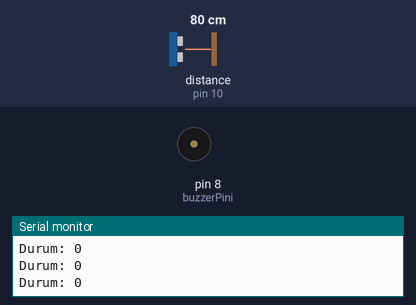
The sketch below on a simulated Arduino Uno, built with avr-gcc and run on an emulated ATmega328P. Parts: buzzer (waves = sounding), the last lines printed to the serial monitor. Wiring (inferred from the names in the program): ultrasonic range finder: trigger pin 9; echo pin 10. The inputs (shaded band) are chosen by the test bench; at power-on: distance to the obstacle (sensor on pin 10) 80 cm. The echo pulse lasts 58.3 µs per cm.

Above: at 1.2 s.
1.3 s: distance to the obstacle (sensor on pin 10) set to 56 cm
2.8 s: distance to the obstacle (sensor on pin 10) set to 46 cm
At 2.86 s:
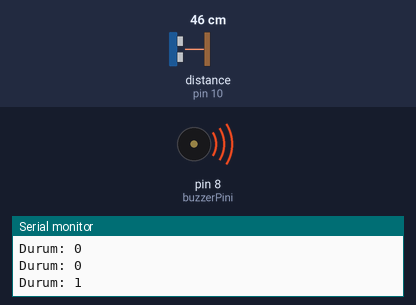
5.8 s: distance to the obstacle (sensor on pin 10) set to 60 cm
At 5.8 s:
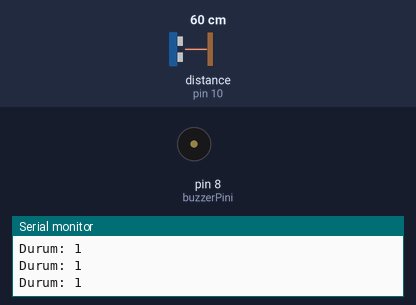
7.3 s: distance to the obstacle (sensor on pin 10) set to 35 cm
At 7.8 s:
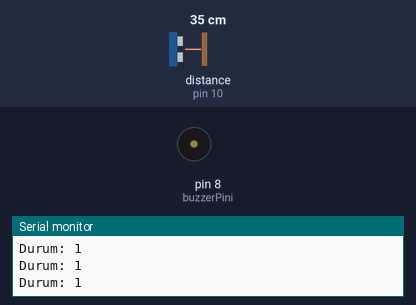
Timing chart, 0 to 11.3 s (numbered marks = the images above; inputs shaded):
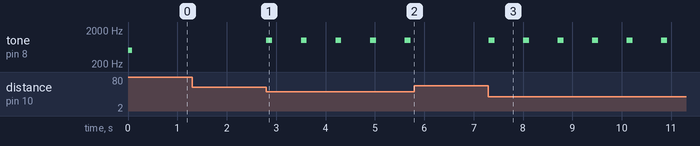

The sketch:

p24_akilli_baston_egitim_prototipi.ino
```cpp
const byte trigPini = 9;
const byte echoPini = 10;
const byte buzzerPini = 8;
const byte hazirlikUs = 2;
const byte tetiklemeUs = 10;
const float yakinEsigiCm = 20;
const float ortaEsigiCm = 50;
const float sesHiziCmUs = 0.0343;
const float enAzCm = 2;
const float enCokCm = 400;
const unsigned long zamanAsimiUs = 30000;
const unsigned long olcumAraligiMs = 100;
// Dizi sırası durumdur: 0 uzak, 1 orta, 2 yakın, 3 ölçüm yok
const unsigned long periyotlar[4] = {1000, 700, 200, 1000};
const unsigned long sesSureleri[4] = {0, 120, 100, 80};
const unsigned int frekanslar[4] = {0, 1000, 1400, 500};
byte durum = 3;
unsigned long sonOlcum = 0;
unsigned long ritimBaslangici = 0;

float mesafeOlc() {
  digitalWrite(trigPini, LOW);
  delayMicroseconds(hazirlikUs);
  digitalWrite(trigPini, HIGH);
  delayMicroseconds(tetiklemeUs);
  digitalWrite(trigPini, LOW);
  unsigned long sureUs = pulseIn(echoPini, HIGH, zamanAsimiUs);
  float cm = sureUs * sesHiziCmUs / 2; // 2: ses gider ve döner
  if (sureUs == 0 || cm < enAzCm || cm > enCokCm) return -1;
  return cm;
}

void setup() {
  pinMode(trigPini, OUTPUT);
  pinMode(echoPini, INPUT);
  pinMode(buzzerPini, OUTPUT);
  Serial.begin(9600);
  sonOlcum = millis();
  ritimBaslangici = sonOlcum;
}

void loop() {
  unsigned long simdi = millis();
  if (simdi - sonOlcum >= olcumAraligiMs) {
    sonOlcum = simdi;
    float cm = mesafeOlc();
    simdi = millis();
    byte yeniDurum = 0;
    if (cm < 0) yeniDurum = 3;
    else if (cm < yakinEsigiCm) yeniDurum = 2;
    else if (cm < ortaEsigiCm) yeniDurum = 1;
    if (yeniDurum != durum) ritimBaslangici = simdi;
    durum = yeniDurum;
    Serial.print("Durum: ");
    Serial.println(durum);
  }
  if (simdi - ritimBaslangici >= periyotlar[durum]) ritimBaslangici = simdi;
  unsigned long faz = simdi - ritimBaslangici;
  bool sesVar = faz < sesSureleri[durum];
  if (durum == 3) sesVar = sesVar ||
    (faz >= 2 * sesSureleri[3] && faz < 3 * sesSureleri[3]);
  if (durum != 0 && sesVar) tone(buzzerPini, frekanslar[durum]);
  else noTone(buzzerPini);
}
```

Measured:
- the behaviour switches between 51 and 50 cm on distance to the obstacle (sensor on pin 10) (found by bisection; images 0 and 1)
- after the input at 2.8 s, tone on pin 8 (buzzerPini): alternates 1000 Hz for 0.12 s and silent for 0.58 s, starting at once
- after the input at 5.8 s, tone on pin 8 (buzzerPini): stops changing and stays silent
- after the input at 7.3 s, tone on pin 8 (buzzerPini): alternates 1000 Hz for 0.12 s and silent for 0.58 s, starting at once
